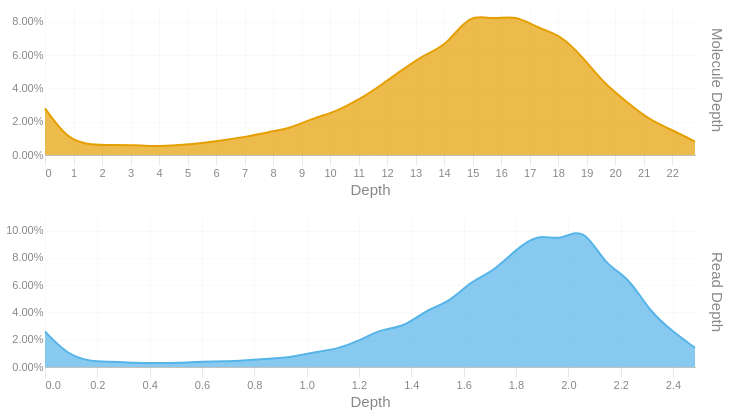

Source (notebook cell):
### Code cell
readdep = depth_hist(tb['Read Depth'], q99, 3)
readdep = readdep.with_columns(pl.lit('Read Depth').alias('Metric'))
if not SKIPLR:
    moldep = depth_hist(tb['Molecule Depth'], mol_q99, 1)
    moldep = moldep.with_columns(pl.lit('Molecule Depth').alias('Metric'))
    _hist = pl.concat([readdep, moldep])
    _hist = _hist.filter(pl.col('Proportion') != 0)
    with SafeRender(_hist):
        (
            alt.Chart(_hist)        
            .mark_area(interpolate = "basis")
            .encode(
                x=alt.X('Bin:Q').scale(domainMin=0).axis(alt.Axis(title='Depth')),
                y = alt.Y('Proportion:Q', title = None).axis(format = '.2%'),
                color = alt.Color('Metric:N').legend(None),
                row = alt.Row("Metric:N").header(title = None, labelOrient = 'right'),
                tooltip = [
                    alt.Tooltip("Metric:N", title = "Metric"),
                    alt.Tooltip('Interval:N', title = "Depth Interval"),
                    alt.Tooltip('Proportion:Q', title = "% Alignments").format('.2%')
                ]
            )
            .resolve_scale(x='independent', y='independent')
            .properties(
                height = 150, width = 650,
                usermeta={'embedOptions': {'downloadFileName': f'{samplename}.depth.hist'}}
            )
        ).display()
else:
    readdep = readdep.filter(pl.col('Proportion') != 0)
    with SafeRender(readdep):
        (
            alt.Chart(readdep)        
            .mark_area(interpolate = "basis")
            .encode(
                x=alt.X('Bin:Q').scale(domainMin=0).axis(alt.Axis(title='Depth')),
                y = alt.Y('Proportion:Q', title = None).axis(format = '.2%'),
                tooltip = [
                    alt.Tooltip('Interval:N', title = "Depth Interval"),
                    alt.Tooltip('Proportion:Q', title = "% Alignments").format('.2%')
                ]
            )
            .properties(
                usermeta={'embedOptions': {'downloadFileName': f'{samplename}.depth.hist'}}
            )
        ).display()

### Figure 1 — Vega-Lite specification as saved in the notebook (floating-point values rounded to 4 significant figures)
{"width": 650, "height": 150, "config": {"title": {"anchor": "start", "dy": -15, "fontSize": 18, "color": "#888888", "subtitleColor": "#888888", "subtitleFontSize": 14}, "arc": {"fill": "#0072B2"}, "axis": {"domainColor": "#888888", "domainWidth": 0.5, "gridWidth": 0.2, "grid": false, "titleFontWeight": 400, "titleFontSize": 15, "labelFontSize": 11, "labelColor": "#888888", "tickColor": "#888888", "tickWidth": 0.2, "titleColor": "#888888"}, "axisBand": {"grid": false}, "axisX": {"grid": true, "tickSize": 10, "domainCap": "round"}, "axisY": {"domain": false, "grid": true, "tickSize": 0, "domainCap": "round"}, "background": "transparent", "header": {"labelFontSize": 15, "labelColor": "#888888", "titleFontSize": 15, "titleFontWeight": 600, "titleColor": "#888888"}, "legend": {"labelFont": "sans-serif", "labelFontSize": 12, "labelColor": "#888888", "symbolSize": 100, "symbolType": "circle", "titleFontSize": 12, "titlePadding": 10, "titleColor": "#888888", "title": null}, "range": {"category": ["#E69F00", "#56B4E9", "#009E73", "#F0E442", "#0072B2", "#D55E00", "#CC79A7", "#000000"], "diverging": ["#cfe8f3", "#a2d4ec", "#73bfe2", "#46abdb", "#1696d2", "#12719e"]}, "area": {"fill": "#0072B2", "fillOpacity": 0.7, "line": true, "strokeOpacity": 0.7}, "line": {"color": "#0072B2", "stroke": "#0072B2", "strokeWidth": 2}, "trail": {"color": "#0072B2", "stroke": "#0072B2", "strokeWidth": 0, "size": 1}, "point": {"filled": true, "fillOpacity": 1.0, "size": 95}, "text": {"color": "#888888", "fontSize": 11, "align": "right", "fontWeight": 400, "size": 11}, "bar": {"fill": "#0072B2", "stroke": null}, "view": {"stroke": null, "continuousWidth": 660, "continuousHeight": 400}}, "data": {"name": "data-20b414dcae9e18068c0c0e9173a6620c"}, "mark": {"type": "area", "interpolate": "basis"}, "encoding": {"color": {"field": "Metric", "legend": null, "type": "nominal"}, "row": {"field": "Metric", "header": {"title": null, "labelOrient": "right"}, "type": "nominal"}, "tooltip": [{"field": "Metric", "title": "Metric", "type": "nominal"}, {"field": "Interval", "title": "Depth Interval", "type": "nominal"}, {"field": "Proportion", "format": ".2%", "title": "% Alignments", "type": "quantitative"}], "x": {"axis": {"title": "Depth"}, "field": "Bin", "scale": {"domainMin": 0}, "type": "quantitative"}, "y": {"axis": {"format": ".2%"}, "field": "Proportion", "title": null, "type": "quantitative"}}, "resolve": {"scale": {"x": "independent", "y": "independent"}}, "usermeta": {"embedOptions": {"downloadFileName": "S6_Musquodoboit_1548.depth.hist"}}, "$schema": "https://vega.github.io/schema/vega-lite/v6.1.0.json", "datasets": {"data-20b414dcae9e18068c0c0e9173a6620c": [{"Bin": 0.0, "Interval": "0.0-0.086", "Proportion": 0.026, "Metric": "Read Depth"}, {"Bin": 0.086, "Interval": "0.086-0.171", "Proportion": 0.009, "Metric": "Read Depth"}, {"Bin": 0.171, "Interval": "0.171-0.257", "Proportion": 0.004, "Metric": "Read Depth"}, {"Bin": 0.257, "Interval": "0.257-0.343", "Proportion": 0.004, "Metric": "Read Depth"}, {"Bin": 0.343, "Interval": "0.343-0.428", "Proportion": 0.003, "Metric": "Read Depth"}, {"Bin": 0.428, "Interval": "0.428-0.514", "Proportion": 0.003, "Metric": "Read Depth"}, {"Bin": 0.514, "Interval": "0.514-0.6", "Proportion": 0.003, "Metric": "Read Depth"}, {"Bin": 0.6, "Interval": "0.6-0.685", "Proportion": 0.004, "Metric": "Read Depth"}, {"Bin": 0.685, "Interval": "0.685-0.771", "Proportion": 0.004, "Metric": "Read Depth"}, {"Bin": 0.771, "Interval": "0.771-0.857", "Proportion": 0.005, "Metric": "Read Depth"}, {"Bin": 0.857, "Interval": "0.857-0.942", "Proportion": 0.006, "Metric": "Read Depth"}, {"Bin": 0.942, "Interval": "0.942-1.028", "Proportion": 0.007, "Metric": "Read Depth"}, {"Bin": 1.028, "Interval": "1.028-1.114", "Proportion": 0.011, "Metric": "Read Depth"}, {"Bin": 1.114, "Interval": "1.114-1.199", "Proportion": 0.013, "Metric": "Read Depth"}, {"Bin": 1.199, "Interval": "1.199-1.285", "Proportion": 0.019, "Metric": "Read Depth"}, {"Bin": 1.285, "Interval": "1.285-1.371", "Proportion": 0.028, "Metric": "Read Depth"}, {"Bin": 1.371, "Interval": "1.371-1.456", "Proportion": 0.029, "Metric": "Read Depth"}, {"Bin": 1.456, "Interval": "1.456-1.542", "Proportion": 0.042, "Metric": "Read Depth"}, {"Bin": 1.542, "Interval": "1.542-1.628", "Proportion": 0.047, "Metric": "Read Depth"}, {"Bin": 1.628, "Interval": "1.628-1.713", "Proportion": 0.063, "Metric": "Read Depth"}, {"Bin": 1.713, "Interval": "1.713-1.799", "Proportion": 0.07, "Metric": "Read Depth"}, {"Bin": 1.799, "Interval": "1.799-1.885", "Proportion": 0.086, "Metric": "Read Depth"}, {"Bin": 1.885, "Interval": "1.885-1.97", "Proportion": 0.098, "Metric": "Read Depth"}, {"Bin": 1.97, "Interval": "1.97-2.056", "Proportion": 0.092, "Metric": "Read Depth"}, {"Bin": 2.056, "Interval": "2.056-2.142", "Proportion": 0.104, "Metric": "Read Depth"}, {"Bin": 2.142, "Interval": "2.142-2.227", "Proportion": 0.074, "Metric": "Read Depth"}, {"Bin": 2.227, "Interval": "2.227-2.313", "Proportion": 0.067, "Metric": "Read Depth"}, {"Bin": 2.313, "Interval": "2.313-2.399", "Proportion": 0.04, "Metric": "Read Depth"}, {"Bin": 2.399, "Interval": "2.399-2.484", "Proportion": 0.026, "Metric": "Read Depth"}, {"Bin": 2.484, "Interval": "2.484-2.57", "Proportion": 0.014, "Metric": "Read Depth"}, {"Bin": 0.0, "Interval": "0.0-0.8", "Proportion": 0.028, "Metric": "Molecule Depth"}, {"Bin": 0.8, "Interval": "0.8-1.6", "Proportion": 0.009, "Metric": "Molecule Depth"}, {"Bin": 1.6, "Interval": "1.6-2.4", "Proportion": 0.006, "Metric": "Molecule Depth"}, {"Bin": 2.4, "Interval": "2.4-3.1", "Proportion": 0.006, "Metric": "Molecule Depth"}, {"Bin": 3.1, "Interval": "3.1-3.9", "Proportion": 0.006, "Metric": "Molecule Depth"}, {"Bin": 3.9, "Interval": "3.9-4.7", "Proportion": 0.005, "Metric": "Molecule Depth"}, {"Bin": 4.7, "Interval": "4.7-5.5", "Proportion": 0.006, "Metric": "Molecule Depth"}, {"Bin": 5.5, "Interval": "5.5-6.3", "Proportion": 0.007, "Metric": "Molecule Depth"}, {"Bin": 6.3, "Interval": "6.3-7.1", "Proportion": 0.009, "Metric": "Molecule Depth"}, {"Bin": 7.1, "Interval": "7.1-7.9", "Proportion": 0.011, "Metric": "Molecule Depth"}, {"Bin": 7.9, "Interval": "7.9-8.6", "Proportion": 0.014, "Metric": "Molecule Depth"}, {"Bin": 8.6, "Interval": "8.6-9.4", "Proportion": 0.016, "Metric": "Molecule Depth"}, {"Bin": 9.4, "Interval": "9.4-10.2", "Proportion": 0.022, "Metric": "Molecule Depth"}, {"Bin": 10.2, "Interval": "10.2-11.0", "Proportion": 0.026, "Metric": "Molecule Depth"}, {"Bin": 11.0, "Interval": "11.0-11.8", "Proportion": 0.033, "Metric": "Molecule Depth"}, {"Bin": 11.8, "Interval": "11.8-12.6", "Proportion": 0.042, "Metric": "Molecule Depth"}, {"Bin": 12.6, "Interval": "12.6-13.4", "Proportion": 0.052, "Metric": "Molecule Depth"}, {"Bin": 13.4, "Interval": "13.4-14.1", "Proportion": 0.061, "Metric": "Molecule Depth"}, {"Bin": 14.1, "Interval": "14.1-14.9", "Proportion": 0.066, "Metric": "Molecule Depth"}, {"Bin": 14.9, "Interval": "14.9-15.7", "Proportion": 0.085, "Metric": "Molecule Depth"}, {"Bin": 15.7, "Interval": "15.7-16.5", "Proportion": 0.081, "Metric": "Molecule Depth"}, {"Bin": 16.5, "Interval": "16.5-17.3", "Proportion": 0.084, "Metric": "Molecule Depth"}, {"Bin": 17.3, "Interval": "17.3-18.1", "Proportion": 0.076, "Metric": "Molecule Depth"}, {"Bin": 18.1, "Interval": "18.1-18.9", "Proportion": 0.072, "Metric": "Molecule Depth"}, {"Bin": 18.9, "Interval": "18.9-19.6", "Proportion": 0.058, "Metric": "Molecule Depth"}, {"Bin": 19.6, "Interval": "19.6-20.4", "Proportion": 0.043, "Metric": "Molecule Depth"}, {"Bin": 20.4, "Interval": "20.4-21.2", "Proportion": 0.032, "Metric": "Molecule Depth"}, {"Bin": 21.2, "Interval": "21.2-22.0", "Proportion": 0.021, "Metric": "Molecule Depth"}, {"Bin": 22.0, "Interval": "22.0-22.8", "Proportion": 0.015, "Metric": "Molecule Depth"}, {"Bin": 22.8, "Interval": "22.8-23.57", "Proportion": 0.008, "Metric": "Molecule Depth"}]}}
